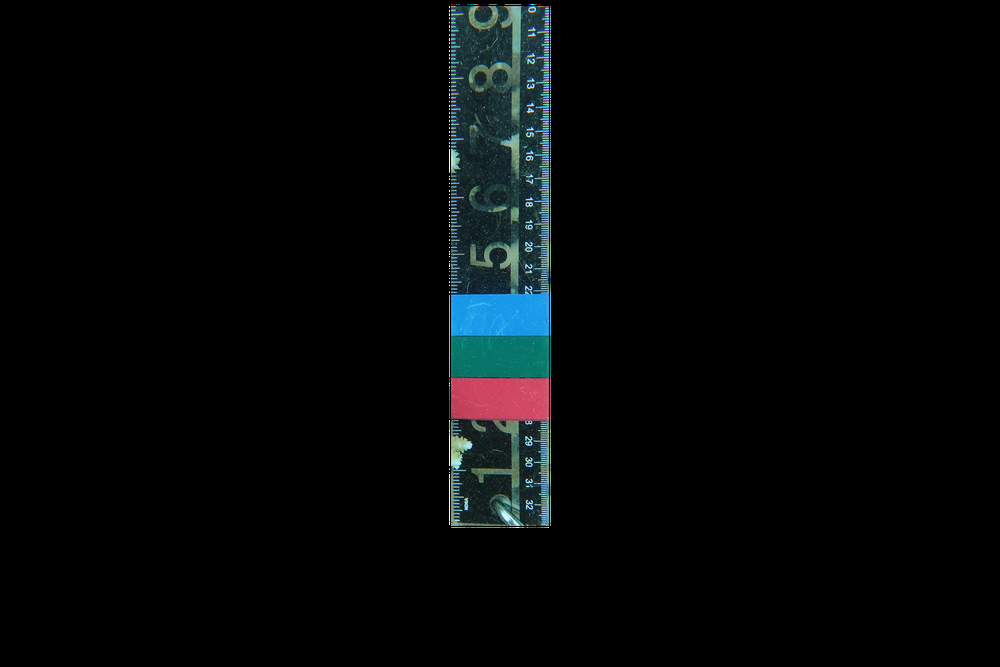
#> input picture ruler.png, 1000 x 667 px, shrunk from 5472 x 3648 before the run
$ python find_ruler_in_pic.py
#> lines starting #> are read from the running program, lines starting #| are printed output that depends on the picture; after the words box and inside, x2 and y2 are one past the last pixel; in counts of white or black regions, pixels touching at a corner belong together; pictures that were not available may be replaced by others from this repository, and a replacement may not be noted
import numpy as np
import cv2 as cv
import cv2
import matplotlib.pyplot as plt


# https://docs.opencv.org/4.x/dc/dc3/tutorial_py_matcher.html
def do_it_with_features(img1, img2):
    # Initiate SIFT detector
    sift = cv.SIFT_create()
    # find the keypoints and descriptors with SIFT
    kp1, des1 = sift.detectAndCompute(img1, None)
    kp2, des2 = sift.detectAndCompute(img2, None)
    # FLANN parameters
    FLANN_INDEX_KDTREE = 1
    index_params = dict(algorithm=FLANN_INDEX_KDTREE, trees=5)
    search_params = dict(checks=50)  # or pass empty dictionary
    flann = cv.FlannBasedMatcher(index_params, search_params)
    matches = flann.knnMatch(des1, des2, k=2)
    # Need to draw only good matches, so create a mask
    matchesMask = [[0, 0] for i in range(len(matches))]
    # ratio test as per Lowe's paper
    for i, (m, n) in enumerate(matches):
        if m.distance < 0.7 * n.distance:
            matchesMask[i] = [1, 0]

    draw_params = dict(matchColor=(0, 255, 0),
                       singlePointColor=(255, 0, 0),
                       matchesMask=matchesMask,
                       flags=cv.DrawMatchesFlags_DEFAULT)

    img3 = cv.drawMatchesKnn(img1, kp1, img2, kp2, matches, None, **draw_params)

    plt.imshow(img3, ), plt.show()


# https://stackoverflow.com/questions/42162229/opencv-lines-ruler-detection
def find_edges(img):
    # Canny https://docs.opencv.org/3.4/da/d22/tutorial_py_canny.html

    edges = cv.Canny(img, 100, 200)
    plt.subplot(121), plt.imshow(img, cmap='gray')
    plt.title('Original Image'), plt.xticks([]), plt.yticks([])
    plt.subplot(122), plt.imshow(edges, cmap='gray')
    plt.title('Edge Image'), plt.xticks([]), plt.yticks([])
    plt.show()


ruler = cv.imread('ruler.png', cv.IMREAD_GRAYSCALE)
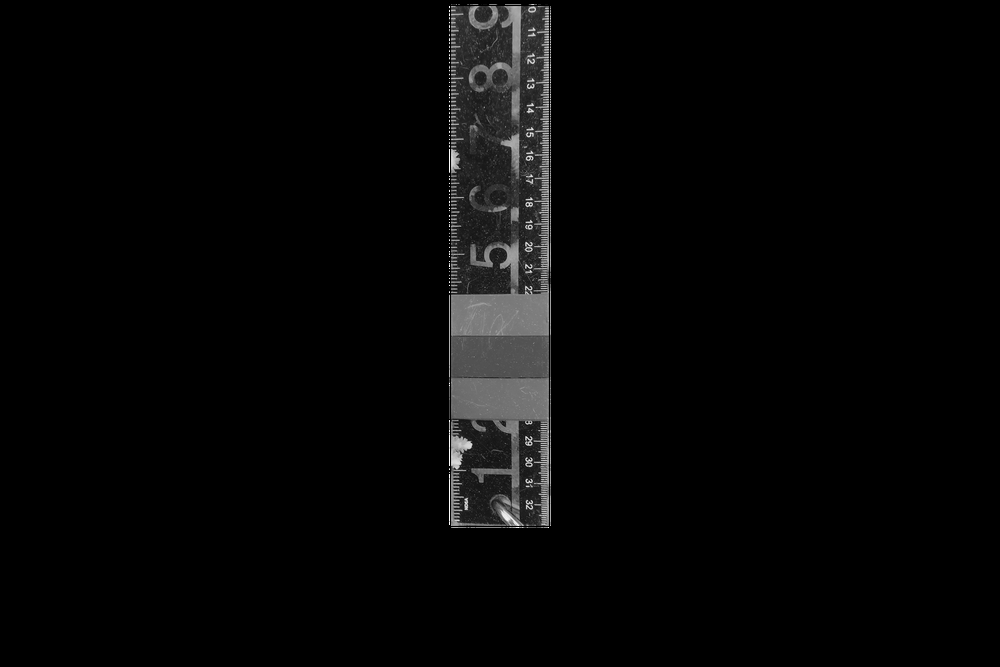
#> ruler: shape (667, 1000); min 0, max 255, mean 6.1
image = cv.imread("photos/IMG_3179.JPG", cv.IMREAD_GRAYSCALE)
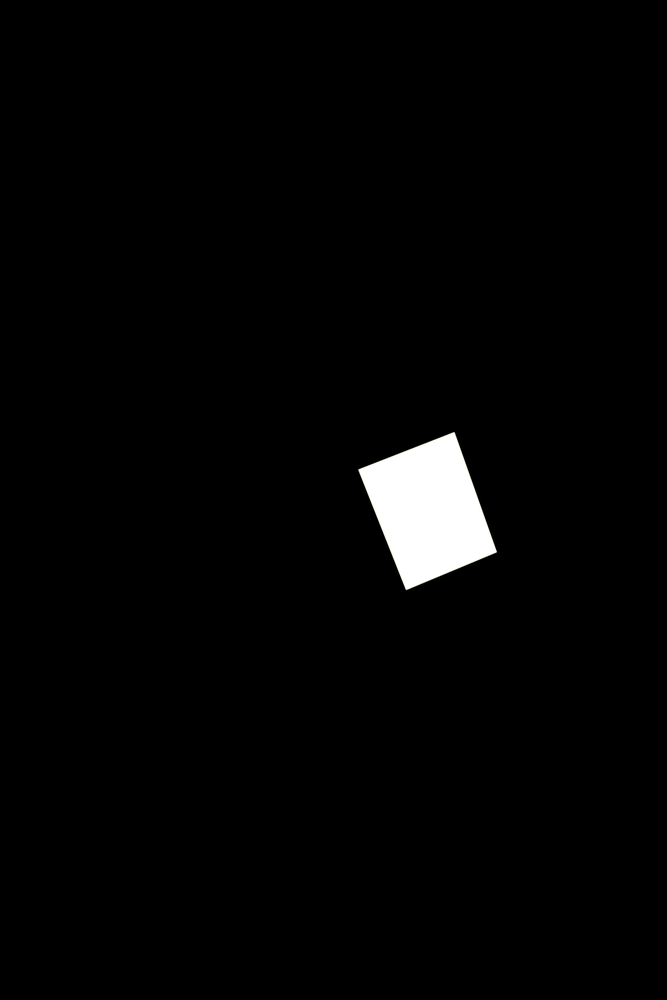
#> input picture masks/IMG_3179.png, 667 x 1000 px, shrunk from 3648 x 5472 before the run, given in place of IMG_3179.JPG, which was not available
#> image: shape (1000, 667); min 0, max 255, mean 5

# do_it_with_features(ruler, image)
find_edges(image)
#> in find_edges, `edges = cv.Canny(img, 100, 200)`:
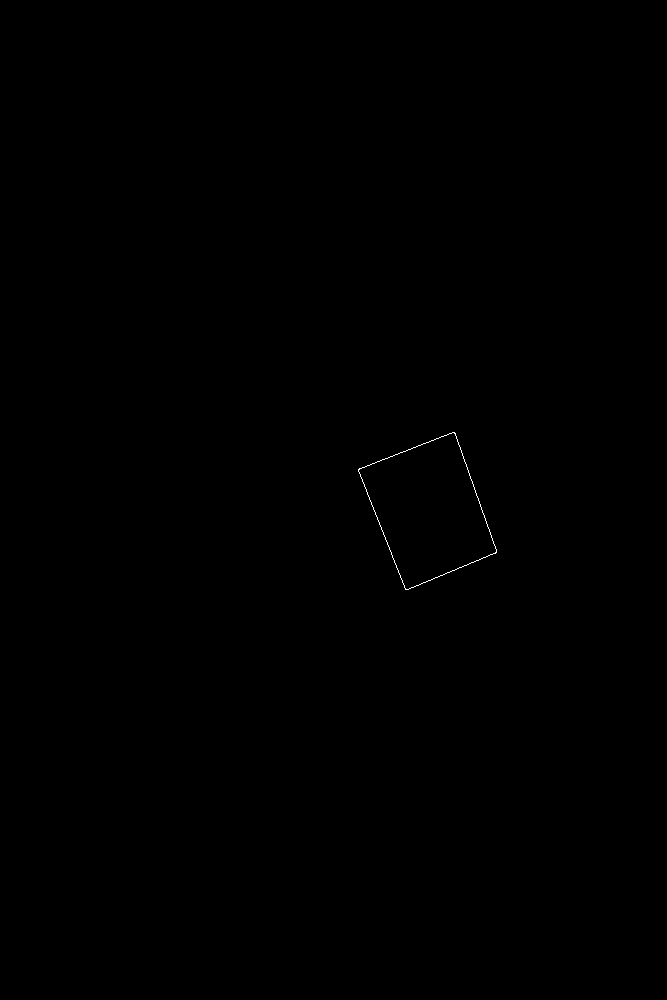
#> edges: shape (1000, 667); 0.06% white in thin lines or dots, all inside (x1, y1, x2, y2) = (358, 432, 497, 590)
#> in find_edges, `plt.show()`:
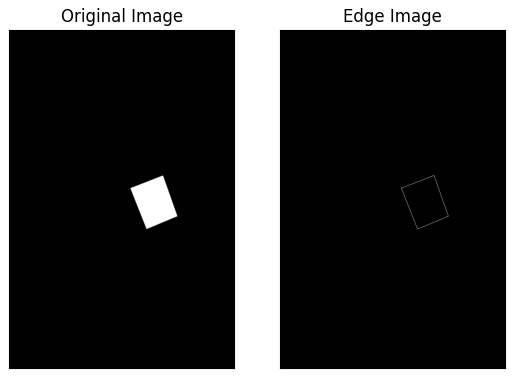
#> figure drawn by matplotlib, 2 panels
